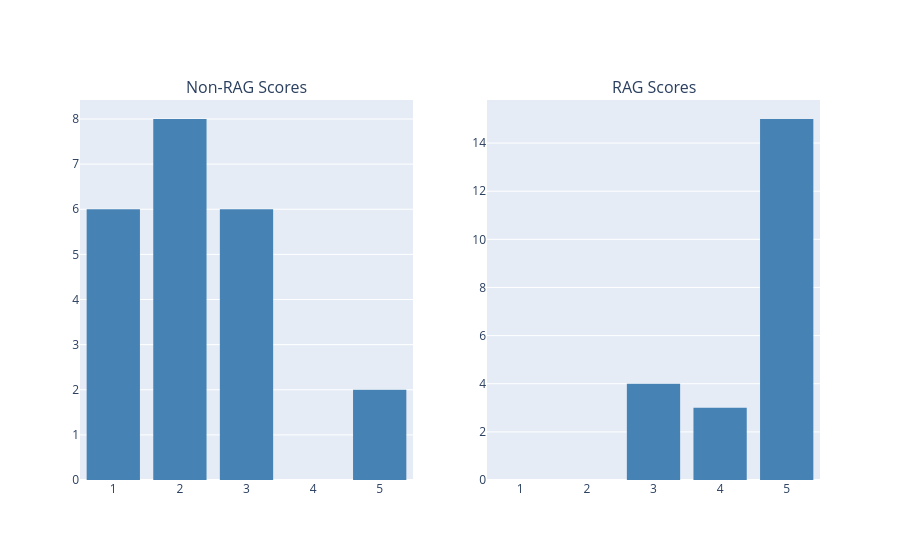

Notebook cell for this chart:
### Code cell
from plotly.subplots import make_subplots
import plotly.graph_objects as go

# i mean matplotlib is nice and all.. but
# interactive plots :D
fig = make_subplots(rows=1, cols=2, subplot_titles=("Non-RAG Scores", "RAG Scores"))
fig.add_trace(go.Histogram(x=combined_results["non_rag_rating"], marker_color="steelblue",name="Non-RAG"), row=1, col=1)
fig.add_trace(go.Histogram(x=combined_results["rag_rating"], marker_color="steelblue", name="RAG"), row=1, col=2)
fig.update_layout(bargap=0.2, showlegend=False)
fig.update_xaxes(dtick=1, range=[0.5, 5.5])

### Figure 1 — Plotly figure (JSON) as saved in the notebook; plotly's stock layout.template omitted (floating-point values rounded to 4 significant figures)
{"data": [{"marker": {"color": "steelblue"}, "name": "Non-RAG", "type": "histogram", "x": [3, 3, 2, 1, 5, 5, 3, 2, 3, 3, 2, 2, 1, 3, 2, 2, 2, 1, 1, 2, 1, 1], "xaxis": "x", "yaxis": "y"}, {"marker": {"color": "steelblue"}, "name": "RAG", "type": "histogram", "x": [5, 3, 5, 5, 5, 5, 5, 3, 3, 5, 5, 5, 5, 4, 4, 5, 5, 5, 5, 4, 5, 3], "xaxis": "x2", "yaxis": "y2"}], "layout": {"annotations": [{"font": {"size": 16}, "showarrow": false, "text": "Non-RAG Scores", "x": 0.225, "xanchor": "center", "xref": "paper", "y": 1, "yanchor": "bottom", "yref": "paper"}, {"font": {"size": 16}, "showarrow": false, "text": "RAG Scores", "x": 0.775, "xanchor": "center", "xref": "paper", "y": 1, "yanchor": "bottom", "yref": "paper"}], "bargap": 0.2, "showlegend": false, "xaxis": {"anchor": "y", "domain": [0, 0.45], "dtick": 1, "range": [0.5, 5.5]}, "xaxis2": {"anchor": "y2", "domain": [0.55, 1], "dtick": 1, "range": [0.5, 5.5]}, "yaxis": {"anchor": "x", "domain": [0, 1]}, "yaxis2": {"anchor": "x2", "domain": [0, 1]}}}
